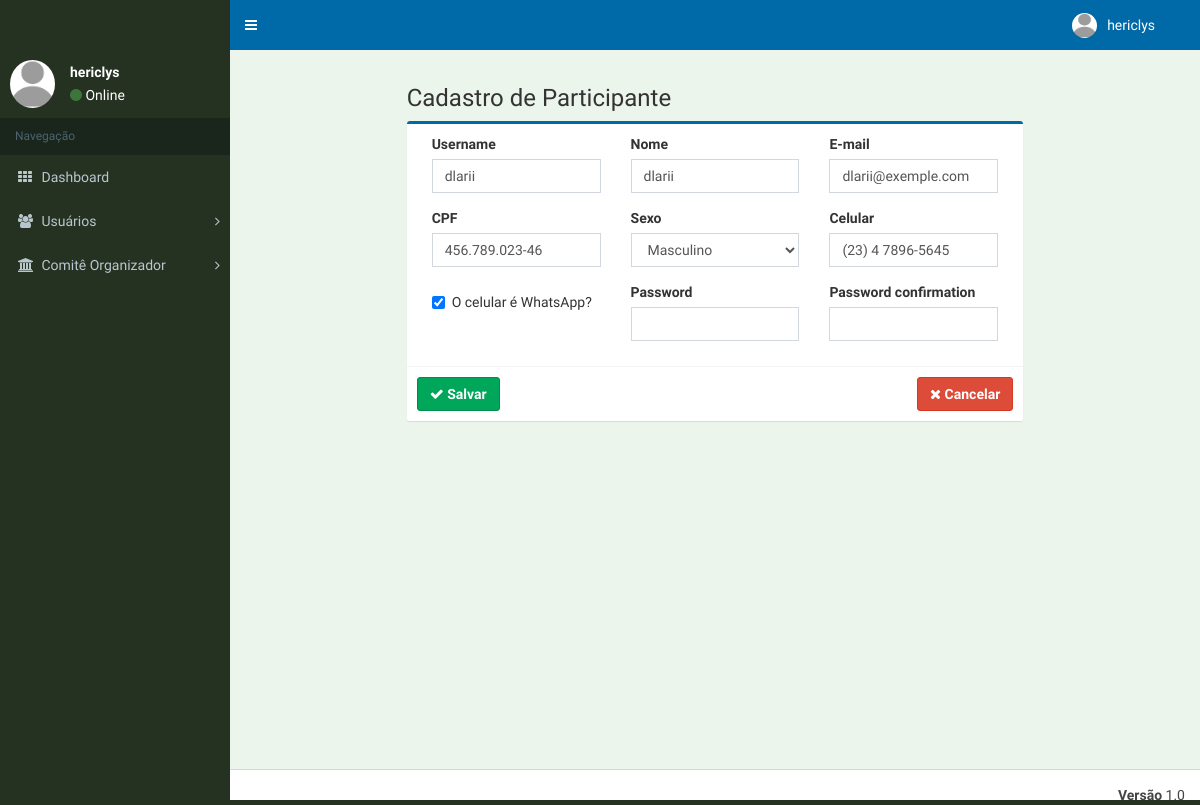
The app's page /accounts/edit/2/ (signed in) with its own data.
### accounts/models.py (models this page shows, shortened)
class AuditModel(models.Model):
    created_on = models.DateTimeField('Criado em', auto_now_add=True)
    updated_on = models.DateTimeField('Autalizado em', auto_now=True)
    class Meta:
        abstract = True

class User(AbstractBaseUser, PermissionsMixin, AuditModel):
    username = models.CharField(
        'Usuário', max_length=255, default=uuid.uuid4, unique=True, validators=[
            validators.RegexValidator(
                re.compile('^[\w.@+-]+$'),
                'Informe um nome de usuário válido. '
                'Este valor deve conter apenas letras, números '
                'e os caracteres: @/./+/-/_ .'
                , 'invalid'
            )
        ], help_text='Um nome curto que será usado para identificá-lo de forma única na plataforma'
    )
    name = models.CharField('Nome', max_length=100, blank=False, null=False)
    email = models.EmailField('E-mail',max_length=255,unique=True, blank=False, null=False)
    is_staff = models.BooleanField('Equipe', default=False)
    is_active = models.BooleanField('Ativo', default=True)
    is_superuser = models.BooleanField('Super-Usuário', default=False)
    date_joined = models.DateTimeField('Data de Entrada', auto_now_add=True)
    cpf = models.CharField('CPF', max_length=14, blank=True, null=True)
    MALE = 'M'
    FEMALE = 'F'
    SEX_CHOICES = ((MALE, 'Masculino'), (FEMALE, 'Feminino'),)
    sex = models.CharField('Sexo', max_length=1, choices=SEX_CHOICES, default=FEMALE)
    phone = models.CharField('Celular', max_length=16, blank=True, null=True)
    is_whatsapp = models.BooleanField('O celular é WhatsApp?', default=False)
    avatar = ThumbnailerImageField(
        upload_to="avatar",
        blank=True,
        resize_source=dict(size=(215, 215), crop=True)
    )
    objects = UserManager()
    EMAIL_FIELD = 'email'
    USERNAME_FIELD = 'username'
    REQUIRED_FIELDS = ['email']
    class Meta:
        verbose_name = 'Usuário'
        verbose_name_plural = 'Usuários'
        ordering = ['name']

### accounts/views.py (the view, shortened to what this page needs)
# urls.py: path('edit/<int:pk>/', EditUser.as_view(), name='edit_user'),
@method_decorator(login_required, name='dispatch')
class EditUser(UpdateView):
    model = User
    form_class = UserCreationForm
    template_name = 'accounts/add.html'
    def get(self, request, *args, **kwargs):
        self.object = self.get_object()
        return super().get(request, *args, **kwargs)
    def get_context_data(self, **kwargs):
        context = super().get_context_data(**kwargs)
        return context

### accounts/forms.py
class UserCreationForm(UserCreationForm):
    username =  forms.CharField(initial='')
    class Meta:
        model = User
        fields = ['username', 'name', 'email', 'cpf', 'sex', 'phone', 'is_whatsapp']

### accounts/templates/accounts/add.html (shortened to what this page needs)
{% extends 'base.html' %}
{% load widget_tweaks %}
{% block body %}
<div class="content">
	<div class="row">
		<div class="col-md-8 col-md-offset-2">
			<h3>Cadastro de Participante</h3>
			<div class="box box-primary">
				<form action="." class="form-group" method="post">{% csrf_token %}
					<div class="box-body">
						{% for field in form %}
						{% if field.errors %}
							{% if field.name in 'is_whatsapp\commitment' or field.name in 'is_staff\commitment'%}
								<div class="checkbox col-md-4 margin-bottom-15 has-error has-feedback">
									<label>
										<input type="checkbox" name="{{ field.name }}" id="id_{{ field.name }}" {% if field.value %} checked {% endif %}> {{ field.label }}
										{% for error in field.errors%}
										<span class="help-inline error">{{ error}}</span>
										{% endfor%}
									</label>
									<div><br></div>
								</div>
							{%else%}
								<div class="form-group col-md-4 margin-bottom-15 has-error has-feedback">
									<label class="control-label" >{{ field.label }}</label>
									{{ field|add_class:"form-control input-md" }}
									{% for error in field.errors%}
										<span class="help-inline error">{{ error}}</span>
									{% endfor %}
								</div>
							{%endif%}
						{%else%}
							{% if field.name in 'is_whatsapp\commitment' or field.name in 'is_staff\commitment'%}
								<div class="checkbox col-md-4 margin-bottom-15">
									<label>
										<input type="checkbox" name="{{ field.name }}" id="id_{{ field.name }}" {% if field.value %} checked {% endif %}> {{ field.label }}
									</label>
									<div><br></div>
								</div>
							{%else%}
								<div class="form-group col-md-4 margin-bottom-15">
									<label class="control-label" >{{ field.label }}</label>
									{{ field|add_class:"form-control input-md" }}
								</div>
							{%endif%}
						{%endif%}
						{% endfor %}
					</div>
					<div class="box-footer">
						<button type="submit" class="btn btn-success" style="font-weight: bold;"><i class="fa fa-check" aria-hidden="true"></i> Salvar </button>
						<a class="btn btn-danger pull-right" href="{% url 'accounts:list_user' %}" style="font-weight: bold;"><i class="fa fa-times" aria-hidden="true"></i> Cancelar</a>
					</div>
				</div>
		</div>
	</div>
</div>
{% endblock %}

### core/templates/base.html (shortened to what this page needs)
{% load staticfiles %}
<!DOCTYPE html>
<html lang="pt-br">
<head>
	<link rel="stylesheet" href="{% static 'css/bootstrap.min.css' %}">
	<link rel="stylesheet" href="{% static 'css/font-awesome.min.css' %}">
	<link rel="stylesheet" href="{% static 'css/AdminLTE.min.css' %}">
  	<link rel="stylesheet" href="{% static 'css/skins/_all-skins.min.css' %}">
  	<link rel="stylesheet" href="{% static 'css/sweetalert.css' %}" />
  	<link rel="stylesheet" type="text/css" href="{% static 'css/bootstrap-datepicker.css' %}">
  	<link rel="stylesheet" type="text/css" href="{% static 'css/style.css' %}">
 	<link rel="stylesheet" type="text/css" href="{% static 'css/lightbox.css' %}">
  	<link rel="stylesheet" type="text/css" href="{% static 'css/bootstrap-datetimepicker.css' %}">
</head>
<body class="hold-transition skin-blue sidebar-mini">
	<div class="wrapper">
		<header class="main-header">
			<nav class="navbar navbar-static-top">
				<a href="#" class="sidebar-toggle" data-toggle="push-menu" role="button">
				</a>
				<div class="navbar-custom-menu">
					<ul class="nav navbar-nav">
						<li class="dropdown user user-menu">
							<a href="#" class="dropdown-toggle" data-toggle="dropdown">
								{% if request.user.avatar %}
			                        <img src="{{ request.user.avatar.url }}" class="user-image" alt="" />
			                    {% else %}
			                        <img src="{% static 'img/avatar.png' %}" class="user-image" alt="User Image">
			                    {% endif %}
								<span class="hidden-xs">{{ request.user.username }}</span>
							</a>
						</li>
						<li>
							<a href="#" data-toggle="control-sidebar"></i></a>
						</li>
					</ul>
				</div>
			</nav>
		</header>
		<aside class="main-sidebar">
			<section class="sidebar">
				<div class="user-panel">
					<div class="pull-left image">
						{% if request.user.avatar %}
	                        <img src="{{ request.user.avatar.url }}" class="user-image img-circle" alt="" />
	                    {% else %}
	                        <img src="{% static 'img/avatar.png' %}" class="img-circle" alt="User Image">
	                    {% endif %}
					</div>
					<div class="pull-left info">
						<p>{{ request.user.username }}</p>
						<i class="fa fa-circle text-success"></i> Online</a>
					</div>
				</div>
				<ul class="sidebar-menu" data-widget="tree">
					{% if request.user.is_superuser %}
						{% include "menu_admin.html" %}
					{% elif request.user.is_evaluation_committee %}
						{% include "menu_manager.html" %}
					{% else %}
						{% include "menu_participants.html" %}
					{% endif %}
				</ul>
			</section>
		</aside>
		<div class="content-wrapper">
			{% block body %}
			{% endblock %}
		</div>
		<footer class="main-footer noprint">
			<div class="pull-right hidden-xs">
				<b>Versão</b> 1.0
			</div>
		</footer>
	</div>
</body>
</html>

### records on screen
User: user.username "hericlys"
User: form "dlarii" "dlarii" "dlarii@exemple.com" "456.789.023-46" "Masculino" "(23) 4 7896-5645"

### other values on screen
{{ field.label }} "Username" "Nome" "E-mail" "CPF" "Sexo" "Celular" "Password" "Password confirmation"
{{ field.label }} "O celular é WhatsApp?"
